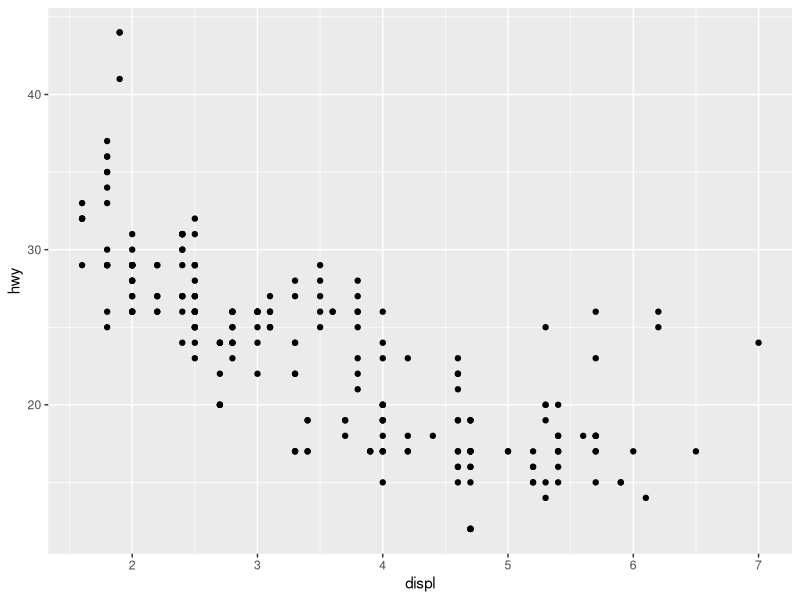
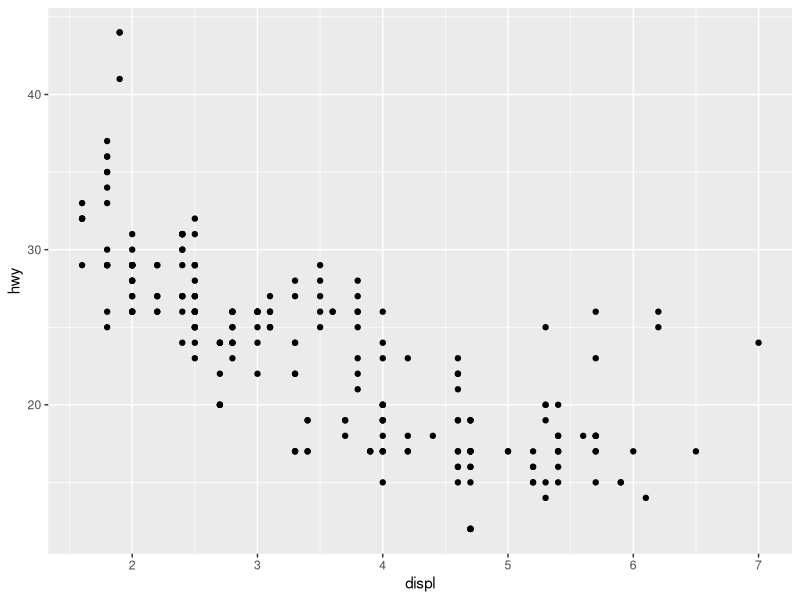

These figures' R source, in order:
library(tidyverse)

#### now we are going to show mpg dataset in R which is already in ggplot pacakage
ggplot2::mpg

#creating a plot for engine size (displ) vs fuel efficiency (mpg)
ggplot(data = mpg)+geom_point(mapping = aes(x=displ, y = hwy))

#another method try
ggplot(mpg, aes(displ,hwy))+geom_point() #aes here is aesthetic - to include size, shape or colour of the points